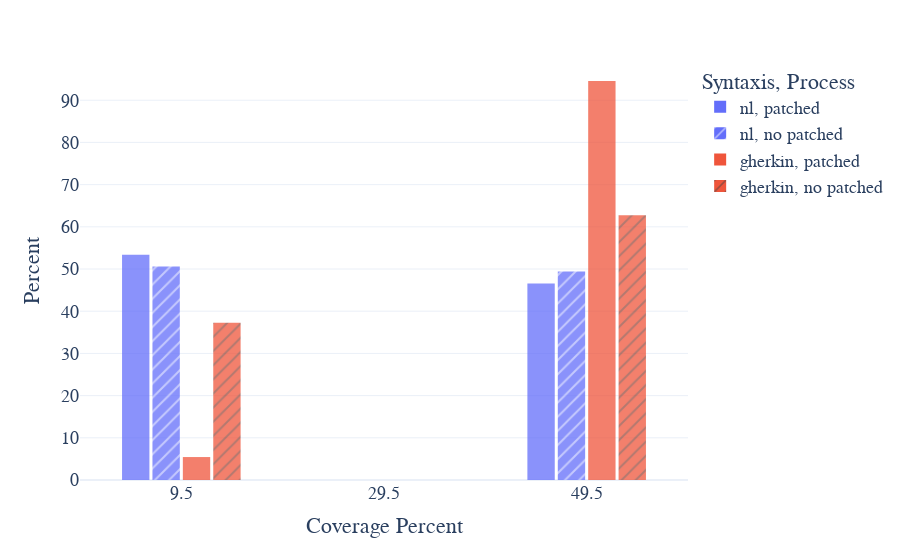

Notebook code for this chart:
### Code cell
fig = px.histogram(
    ann_copy,
    x="coverage_percent",
    color="syn",         # hue (NL vs Gherkin)
    pattern_shape="tag",     # group by experiment
    barmode="group",     # or "stack" if you want stacking instead
    nbins=5,             # tune as needed
    opacity = 0.75,
    histnorm='percent',
    #marginal = 'violin'
    #text_auto=True
)

fig.update_layout(
    bargap=0.4,
    bargroupgap=0.1,
    xaxis=dict(
        title=dict(
            text = "Coverage Percent"
        )
    ),
    yaxis=dict(
        title=dict(
                text = "Percent"
            )
    ),
    legend=dict(
        title=dict(
            text="Syntaxis, Process"
        )
    ),
    template="plotly_white",
    font=dict(
        family="Courier New, monospace",
        size=18
    )
)

fig.show()

### Figure 1 — Plotly figure (JSON) as saved in the notebook; plotly's stock layout.template omitted (floating-point values rounded to 4 significant figures; data arrays with more than 128 entries replaced by an {"elided": "..."} marker saying what was removed)
{"data": [{"alignmentgroup": "True", "bingroup": "x", "histnorm": "percent", "hovertemplate": "syn=nl<br>tag=patched<br>coverage_percent=%{x}<br>percent=%{y}<extra></extra>", "legendgroup": "nl, patched", "marker": {"color": "#636efa", "opacity": 0.75, "pattern": {"shape": ""}}, "name": "nl, patched", "nbinsx": 5, "offsetgroup": "nl, patched", "orientation": "v", "showlegend": true, "type": "histogram", "x": [0.0, 0.0, 0.0, 0.0, 0.0, 0.0, 0.0, 0.0, 0.0, 0.0, 0.0, 0.0, 0.0, 0.0, 50.0, 50.0, 50.0, 50.0, 50.0, 50.0, 0.0, 0.0, 50.0, 50.0, 50.0, 50.0, 50.0, 0.0, 50.0, 50.0, 50.0, 50.0, 0.0, 50.0, 0.0, 0.0, 0.0, 0.0, 0.0, 50.0, 0.0, 0.0, 0.0, 0.0, 0.0, 0.0, 0.0, 50.0, 0.0, 50.0, 50.0, 50.0, 50.0, 50.0, 0.0, 50.0, 0.0, 0.0, 0.0, 0.0, 0.0, 0.0, 0.0, 0.0, 50.0, 50.0, 0.0, 0.0, 50.0, 50.0, 50.0, 50.0, 50.0, 0.0, 0.0, 50.0, 50.0, 50.0, 0.0, 50.0, 0.0, 50.0, 50.0, 0.0, 50.0, 50.0, 50.0, 50.0], "xaxis": "x", "yaxis": "y"}, {"alignmentgroup": "True", "bingroup": "x", "histnorm": "percent", "hovertemplate": "syn=nl<br>tag=no patched<br>coverage_percent=%{x}<br>percent=%{y}<extra></extra>", "legendgroup": "nl, no patched", "marker": {"color": "#636efa", "opacity": 0.75, "pattern": {"shape": "/"}}, "name": "nl, no patched", "nbinsx": 5, "offsetgroup": "nl, no patched", "orientation": "v", "showlegend": true, "type": "histogram", "x": [0.0, 0.0, 0.0, 0.0, 0.0, 0.0, 0.0, 0.0, 0.0, 0.0, 0.0, 0.0, 50.0, 50.0, 50.0, 50.0, 50.0, 50.0, 50.0, 50.0, 50.0, 0.0, 0.0, 0.0, 50.0, 0.0, 50.0, 0.0, 50.0, 50.0, 50.0, 50.0, 50.0, 50.0, 50.0, 0.0, 0.0, 0.0, 0.0, 0.0, 50.0, 0.0, 0.0, 0.0, 0.0, 0.0, 0.0, 50.0, 50.0, 50.0, 50.0, 0.0, 50.0, 50.0, 0.0, 50.0, 0.0, 0.0, 0.0, 0.0, 0.0, 0.0, 0.0, 50.0, 0.0, 0.0, 50.0, 0.0, 50.0, 0.0, 50.0, 50.0, 50.0, 50.0, 50.0, 50.0, 50.0, 0.0, 50.0, 50.0, 0.0, 0.0, 50.0, 50.0, 50.0, 50.0, 50.0], "xaxis": "x", "yaxis": "y"}, {"alignmentgroup": "True", "bingroup": "x", "histnorm": "percent", "hovertemplate": "syn=gherkin<br>tag=patched<br>coverage_percent=%{x}<br>percent=%{y}<extra></extra>", "legendgroup": "gherkin, patched", "marker": {"color": "#EF553B", "opacity": 0.75, "pattern": {"shape": ""}}, "name": "gherkin, patched", "nbinsx": 5, "offsetgroup": "gherkin, patched", "orientation": "v", "showlegend": true, "type": "histogram", "x": {"elided": "147 float values"}, "xaxis": "x", "yaxis": "y"}, {"alignmentgroup": "True", "bingroup": "x", "histnorm": "percent", "hovertemplate": "syn=gherkin<br>tag=no patched<br>coverage_percent=%{x}<br>percent=%{y}<extra></extra>", "legendgroup": "gherkin, no patched", "marker": {"color": "#EF553B", "opacity": 0.75, "pattern": {"shape": "/"}}, "name": "gherkin, no patched", "nbinsx": 5, "offsetgroup": "gherkin, no patched", "orientation": "v", "showlegend": true, "type": "histogram", "x": {"elided": "145 float values"}, "xaxis": "x", "yaxis": "y"}], "layout": {"bargap": 0.4, "bargroupgap": 0.1, "barmode": "group", "font": {"family": "Courier New, monospace", "size": 18}, "legend": {"title": {"text": "Syntaxis, Process"}, "tracegroupgap": 0}, "margin": {"t": 60}, "xaxis": {"anchor": "y", "domain": [0, 1], "title": {"text": "Coverage Percent"}}, "yaxis": {"anchor": "x", "domain": [0, 1], "title": {"text": "Percent"}}}}
